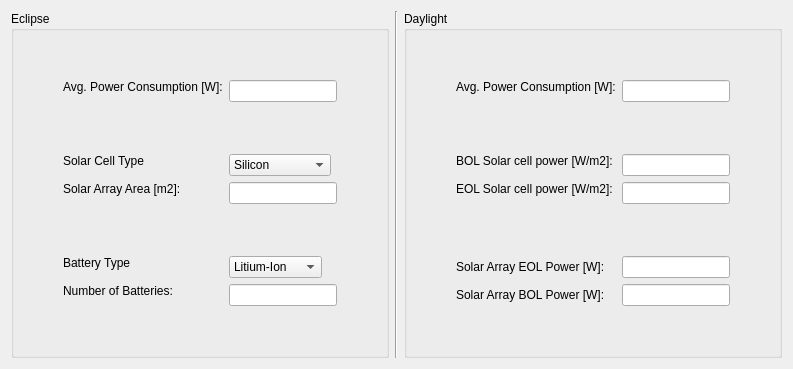
     <widget class="QWidget" name="Power">
      <attribute name="title">
       <string>Power</string>
      </attribute>
      <layout class="QGridLayout" name="gridLayout_11">
       <item row="0" column="0">
        <layout class="QHBoxLayout" name="horizontalLayout_15">
         <item>
          <widget class="QGroupBox" name="groupBox_5">
           <property name="title">
            <string>Eclipse</string>
           </property>
           <layout class="QGridLayout" name="gridLayout_12">
            <item row="1" column="1">
             <layout class="QFormLayout" name="formLayout_9">
              <property name="fieldGrowthPolicy">
               <enum>QFormLayout::FieldsStayAtSizeHint</enum>
              </property>
              <item row="0" column="0">
               <widget class="QLabel" name="label_43">
                <property name="sizePolicy">
                 <sizepolicy hsizetype="Fixed" vsizetype="Fixed">
                  <horstretch>0</horstretch>
                  <verstretch>0</verstretch>
                 </sizepolicy>
                </property>
                <property name="text">
                 <string>Avg. Power Consumption [W]:</string>
                </property>
                <property name="indent">
                 <number>0</number>
                </property>
               </widget>
              </item>
              <item row="0" column="1">
               <widget class="QLineEdit" name="PowerGUIAveragePowerInEclipseLineEdit">
                <property name="enabled">
                 <bool>true</bool>
                </property>
                <property name="alignment">
                 <set>Qt::AlignRight|Qt::AlignTrailing|Qt::AlignVCenter</set>
                </property>
               </widget>
              </item>
              <item row="1" column="0">
               <spacer name="verticalSpacer_11">
                <property name="orientation">
                 <enum>Qt::Vertical</enum>
                </property>
                <property name="sizeHint" stdset="0">
                 <size>
                  <width>20</width>
                  <height>40</height>
                 </size>
                </property>
               </spacer>
              </item>
              <item row="2" column="0">
               <widget class="QLabel" name="label_44">
                <property name="sizePolicy">
                 <sizepolicy hsizetype="Fixed" vsizetype="Fixed">
                  <horstretch>0</horstretch>
                  <verstretch>0</verstretch>
                 </sizepolicy>
                </property>
                <property name="text">
                 <string>Solar Cell Type</string>
                </property>
                <property name="indent">
                 <number>0</number>
                </property>
               </widget>
              </item>
              <item row="2" column="1">
               <widget class="QComboBox" name="comboBox_2">
                <item>
                 <property name="text">
                  <string>Silicon</string>
                 </property>
                </item>
                <item>
                 <property name="text">
                  <string>GaS</string>
                 </property>
                </item>
                <item>
                 <property name="text">
                  <string>Multujunction</string>
                 </property>
                </item>
               </widget>
              </item>
              <item row="4" column="0">
               <widget class="QLabel" name="label_45">
                <property name="sizePolicy">
                 <sizepolicy hsizetype="Fixed" vsizetype="Fixed">
                  <horstretch>0</horstretch>
                  <verstretch>0</verstretch>
                 </sizepolicy>
                </property>
                <property name="text">
                 <string>Solar Array Area [m2]:</string>
                </property>
                <property name="indent">
                 <number>0</number>
                </property>
               </widget>
              </item>
              <item row="4" column="1">
               <widget class="QLineEdit" name="PowerGUISolarArrayAreaLineEdit">
                <property name="enabled">
                 <bool>true</bool>
                </property>
                <property name="alignment">
                 <set>Qt::AlignRight|Qt::AlignTrailing|Qt::AlignVCenter</set>
                </property>
               </widget>
              </item>
              <item row="6" column="0">
               <widget class="QLabel" name="label_46">
                <property name="sizePolicy">
                 <sizepolicy hsizetype="Fixed" vsizetype="Fixed">
                  <horstretch>0</horstretch>
                  <verstretch>0</verstretch>
                 </sizepolicy>
                </property>
                <property name="text">
                 <string>Battery Type</string>
                </property>
                <property name="indent">
                 <number>0</number>
                </property>
               </widget>
              </item>
              <item row="6" column="1">
               <widget class="QComboBox" name="comboBox">
                <item>
                 <property name="text">
                  <string>Litium-Ion</string>
                 </property>
                </item>
                <item>
                 <property name="text">
                  <string>Nickel-Ca</string>
                 </property>
                </item>
                <item>
                 <property name="text">
                  <string>Lead acid    </string>
                 </property>
                </item>
               </widget>
              </item>
              <item row="7" column="0">
               <widget class="QLabel" name="label_47">
                <property name="sizePolicy">
                 <sizepolicy hsizetype="Fixed" vsizetype="Fixed">
                  <horstretch>0</horstretch>
                  <verstretch>0</verstretch>
                 </sizepolicy>
                </property>
                <property name="text">
                 <string>Number of Batteries:</string>
                </property>
                <property name="indent">
                 <number>0</number>
                </property>
               </widget>
              </item>
              <item row="7" column="1">
               <widget class="QLineEdit" name="PowerGUIBatteryNumberLineEdit">
                <property name="enabled">
                 <bool>true</bool>
                </property>
                <property name="alignment">
                 <set>Qt::AlignRight|Qt::AlignTrailing|Qt::AlignVCenter</set>
                </property>
               </widget>
              </item>
              <item row="5" column="0">
               <spacer name="verticalSpacer_28">
                <property name="orientation">
                 <enum>Qt::Vertical</enum>
                </property>
                <property name="sizeHint" stdset="0">
                 <size>
                  <width>20</width>
                  <height>40</height>
                 </size>
                </property>
               </spacer>
              </item>
             </layout>
            </item>
            <item row="0" column="1">
             <spacer name="verticalSpacer_5">
              <property name="orientation">
               <enum>Qt::Vertical</enum>
              </property>
              <property name="sizeHint" stdset="0">
               <size>
                <width>20</width>
                <height>40</height>
               </size>
              </property>
             </spacer>
            </item>
            <item row="3" column="1">
             <spacer name="verticalSpacer_6">
              <property name="orientation">
               <enum>Qt::Vertical</enum>
              </property>
              <property name="sizeHint" stdset="0">
               <size>
                <width>20</width>
                <height>40</height>
               </size>
              </property>
             </spacer>
            </item>
            <item row="1" column="2">
             <spacer name="horizontalSpacer_20">
              <property name="orientation">
               <enum>Qt::Horizontal</enum>
              </property>
              <property name="sizeHint" stdset="0">
               <size>
                <width>40</width>
                <height>20</height>
               </size>
              </property>
             </spacer>
            </item>
            <item row="1" column="0">
             <spacer name="horizontalSpacer_24">
              <property name="orientation">
               <enum>Qt::Horizontal</enum>
              </property>
              <property name="sizeHint" stdset="0">
               <size>
                <width>40</width>
                <height>20</height>
               </size>
              </property>
             </spacer>
            </item>
           </layout>
          </widget>
         </item>
         <item>
          <widget class="Line" name="line_10">
           <property name="orientation">
            <enum>Qt::Vertical</enum>
           </property>
          </widget>
         </item>
         <item>
          <widget class="QGroupBox" name="groupBox_6">
           <property name="title">
            <string>Daylight</string>
           </property>
           <layout class="QGridLayout" name="gridLayout_13">
            <item row="1" column="1">
             <layout class="QFormLayout" name="formLayout_10">
              <property name="fieldGrowthPolicy">
               <enum>QFormLayout::AllNonFixedFieldsGrow</enum>
              </property>
              <item row="0" column="0">
               <widget class="QLabel" name="label_62">
                <property name="sizePolicy">
                 <sizepolicy hsizetype="Fixed" vsizetype="Fixed">
                  <horstretch>0</horstretch>
                  <verstretch>0</verstretch>
                 </sizepolicy>
                </property>
                <property name="text">
                 <string>Avg. Power Consumption [W]:</string>
                </property>
                <property name="indent">
                 <number>0</number>
                </property>
               </widget>
              </item>
              <item row="0" column="1">
               <widget class="QLineEdit" name="PowerGUIAveragePowerInDaylightLineEdit">
                <property name="enabled">
                 <bool>true</bool>
                </property>
                <property name="alignment">
                 <set>Qt::AlignRight|Qt::AlignTrailing|Qt::AlignVCenter</set>
                </property>
               </widget>
              </item>
              <item row="2" column="0">
               <widget class="QLabel" name="label_63">
                <property name="sizePolicy">
                 <sizepolicy hsizetype="Fixed" vsizetype="Fixed">
                  <horstretch>0</horstretch>
                  <verstretch>0</verstretch>
                 </sizepolicy>
                </property>
                <property name="text">
                 <string>BOL Solar cell power [W/m2]:</string>
                </property>
                <property name="indent">
                 <number>0</number>
                </property>
               </widget>
              </item>
              <item row="2" column="1">
               <widget class="QLineEdit" name="PowerGUIBOLPowerLineEdit">
                <property name="enabled">
                 <bool>true</bool>
                </property>
                <property name="alignment">
                 <set>Qt::AlignRight|Qt::AlignTrailing|Qt::AlignVCenter</set>
                </property>
               </widget>
              </item>
              <item row="3" column="0">
               <widget class="QLabel" name="label_64">
                <property name="sizePolicy">
                 <sizepolicy hsizetype="Fixed" vsizetype="Fixed">
                  <horstretch>0</horstretch>
                  <verstretch>0</verstretch>
                 </sizepolicy>
                </property>
                <property name="text">
                 <string>EOL Solar cell power [W/m2]:</string>
                </property>
                <property name="indent">
                 <number>0</number>
                </property>
               </widget>
              </item>
              <item row="3" column="1">
               <widget class="QLineEdit" name="PowerGUIEOLPowerLineEdit">
                <property name="enabled">
                 <bool>true</bool>
                </property>
                <property name="alignment">
                 <set>Qt::AlignRight|Qt::AlignTrailing|Qt::AlignVCenter</set>
                </property>
               </widget>
              </item>
              <item row="5" column="0">
               <widget class="QLabel" name="label_22">
                <property name="text">
                 <string>Solar Array EOL Power [W]:</string>
                </property>
               </widget>
              </item>
              <item row="5" column="1">
               <widget class="QLineEdit" name="SolarArrayEOLPowerLineEdit">
                <property name="enabled">
                 <bool>true</bool>
                </property>
                <property name="alignment">
                 <set>Qt::AlignRight|Qt::AlignTrailing|Qt::AlignVCenter</set>
                </property>
               </widget>
              </item>
              <item row="6" column="0">
               <widget class="QLabel" name="label_23">
                <property name="text">
                 <string>Solar Array BOL Power [W]:</string>
                </property>
               </widget>
              </item>
              <item row="6" column="1">
               <widget class="QLineEdit" name="SolarArrayBOLPowerLineEdit">
                <property name="enabled">
                 <bool>true</bool>
                </property>
                <property name="alignment">
                 <set>Qt::AlignRight|Qt::AlignTrailing|Qt::AlignVCenter</set>
                </property>
               </widget>
              </item>
              <item row="1" column="0">
               <spacer name="verticalSpacer_12">
                <property name="orientation">
                 <enum>Qt::Vertical</enum>
                </property>
                <property name="sizeHint" stdset="0">
                 <size>
                  <width>20</width>
                  <height>40</height>
                 </size>
                </property>
               </spacer>
              </item>
              <item row="4" column="0">
               <spacer name="verticalSpacer_13">
                <property name="orientation">
                 <enum>Qt::Vertical</enum>
                </property>
                <property name="sizeHint" stdset="0">
                 <size>
                  <width>20</width>
                  <height>40</height>
                 </size>
                </property>
               </spacer>
              </item>
             </layout>
            </item>
            <item row="0" column="1">
             <spacer name="verticalSpacer_7">
              <property name="orientation">
               <enum>Qt::Vertical</enum>
              </property>
              <property name="sizeHint" stdset="0">
               <size>
                <width>20</width>
                <height>40</height>
               </size>
              </property>
             </spacer>
            </item>
            <item row="2" column="1">
             <spacer name="verticalSpacer_8">
              <property name="orientation">
               <enum>Qt::Vertical</enum>
              </property>
              <property name="sizeHint" stdset="0">
               <size>
                <width>20</width>
                <height>40</height>
               </size>
              </property>
             </spacer>
            </item>
            <item row="1" column="0">
             <spacer name="horizontalSpacer_21">
              <property name="orientation">
               <enum>Qt::Horizontal</enum>
              </property>
              <property name="sizeHint" stdset="0">
               <size>
                <width>40</width>
                <height>20</height>
               </size>
              </property>
             </spacer>
            </item>
            <item row="1" column="2">
             <spacer name="horizontalSpacer_22">
              <property name="orientation">
               <enum>Qt::Horizontal</enum>
              </property>
              <property name="sizeHint" stdset="0">
               <size>
                <width>40</width>
                <height>20</height>
               </size>
              </property>
             </spacer>
            </item>
           </layout>
          </widget>
         </item>
        </layout>
       </item>
      </layout>
     </widget>
